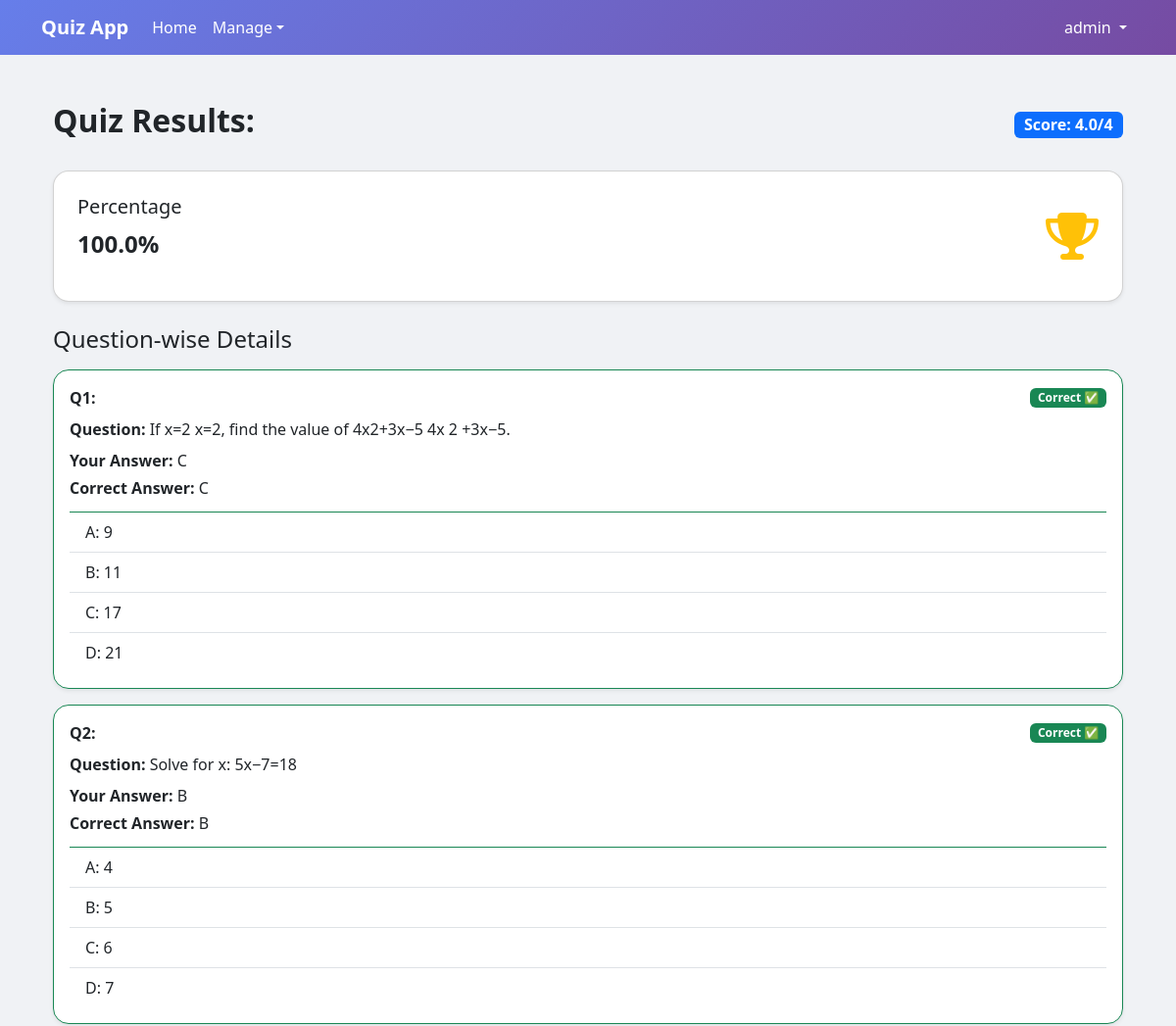
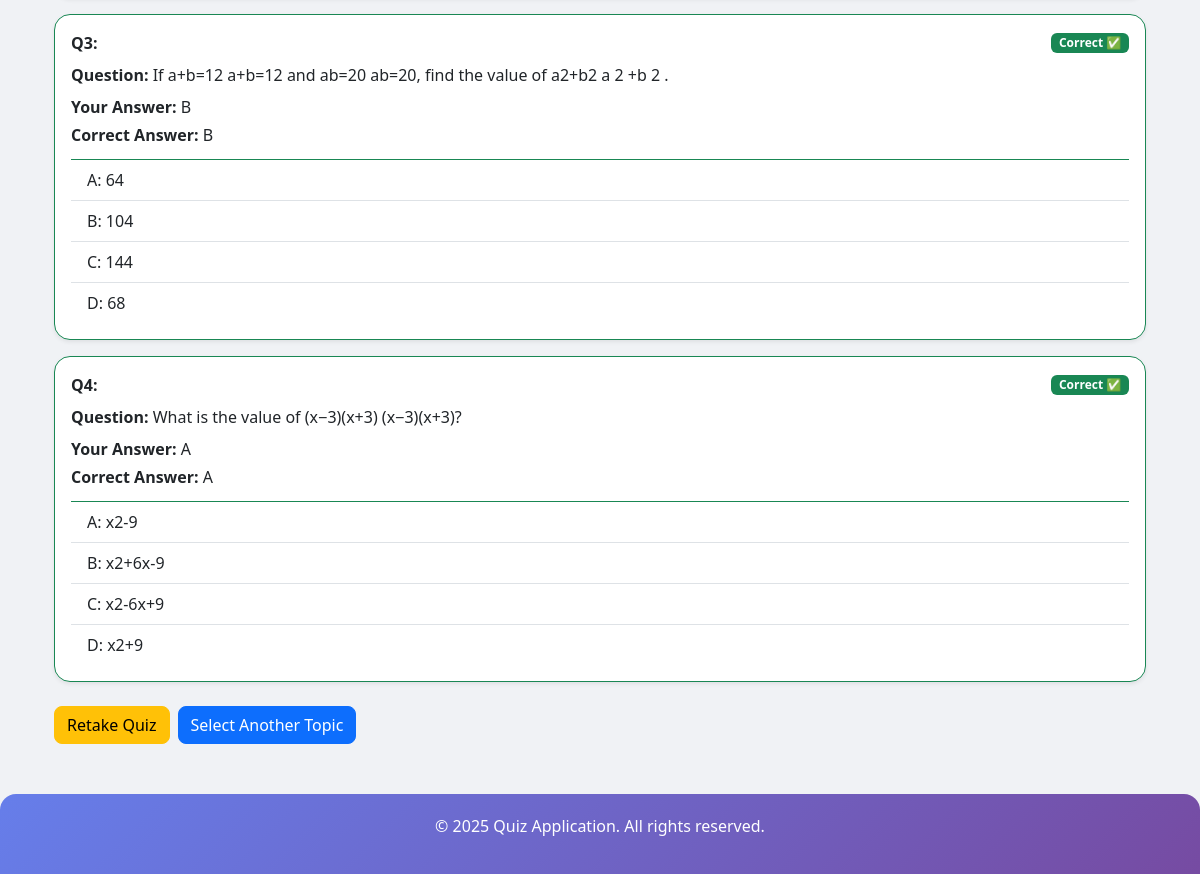
The app's page /quiz/results/ (signed in) with its own data (2 pictures, top to bottom).
### quiz/models.py (models this page shows, shortened)
class User(AbstractUser):
    is_teacher = models.BooleanField(default=False)
    is_student = models.BooleanField(default=True)

class Attempt(models.Model):
    user = models.ForeignKey(settings.AUTH_USER_MODEL, on_delete=models.CASCADE)
    test = models.ForeignKey(Test, on_delete=models.SET_NULL, null=True, blank=True)
    score = models.FloatField(default=0.0)
    started_at = models.DateTimeField(auto_now_add=True)
    finished_at = models.DateTimeField(null=True, blank=True)

class Question(models.Model):
    QUESTION_TYPES = [
        ("MCQ", "Multiple Choice"),
        ("NUM", "Numeric"),
        ("TF", "True/False"),
    ]
    DIFFICULTY_LEVELS = [
        (1, "Easy"),
        (2, "Medium"),
        (3, "Hard"),
    ]
    topic = models.ForeignKey(Topic, on_delete=models.CASCADE, related_name="questions")
    text = models.TextField()  # Question text (can hold LaTeX)
    question_type = models.CharField(max_length=5, choices=QUESTION_TYPES, default="MCQ")
    difficulty = models.IntegerField(choices=DIFFICULTY_LEVELS, default=1)
    marks = models.FloatField(default=1.0, editable=False)
    option_a = models.TextField(blank=True, null=True)
    option_b = models.TextField(blank=True, null=True)
    option_c = models.TextField(blank=True, null=True)
    option_d = models.TextField(blank=True, null=True)
    correct_option = models.CharField(
        max_length=50,
        blank=True,
        null=True,
        help_text=(
            "For MCQ: enter A, B, C, or D; "
            "For True/False: enter True or False; "
            "For Numeric: enter the number as text."
        )
    )
    solution = models.TextField(blank=True, null=True)
    created_by = models.ForeignKey(settings.AUTH_USER_MODEL, on_delete=models.SET_NULL, null=True, blank=True)
    created_at = models.DateTimeField(auto_now_add=True)

### quiz/views.py (the view)
# urls.py: path('quiz/results/', views.quiz_results, name='quiz_results'),
def quiz_results(request):
    attempt = Attempt.objects.filter(user=request.user).order_by('-id').first()
    if not attempt:
        messages.error(request, "No quiz results found.")
        return redirect('select_topic')
    answers = Answer.objects.filter(attempt=attempt).select_related('question')
    results_list = []
    for ans in answers:
        q = ans.question
        results_list.append({
            "question_text": q.text,
            "user_answer": ans.typed_answer if ans.typed_answer else "No answer",
            "correct_answer": q.correct_option,
            "is_correct": ans.is_correct,
            "question_type": q.question_type,
            "options": {
                "A": q.option_a,
                "B": q.option_b,
                "C": q.option_c,
                "D": q.option_d
            } if q.question_type == "MCQ" else None
        })
    percentage = (attempt.score / len(results_list)) * 100 if len(results_list) else 0
    topic = answers.first().question.topic if answers.exists() else None
    return render(request, "quiz_results.html", {
        "topic": topic,
        "score": attempt.score,
        "total": len(results_list),
        "percentage": round(percentage, 1),
        "results": results_list,
    })

### quiz/context_processors.py (called while the page is built)
def user_role(request):
    if request.user.is_authenticated:
        if request.user.is_superuser or request.user.is_staff:
            return {"user_role": "admin"}
        else:
            return {"user_role": "user"}
    return {"user_role": None}

### templates/quiz_results.html
{% extends "base.html" %}
{% block content %}
<div class="container mt-5">
    <div class="d-flex justify-content-between align-items-center mb-4">
        <h2 class="fw-bold">Quiz Results: {{ topic_name }}</h2>
        <span class="badge bg-primary fs-6">Score: {{ score }}/{{ total }}</span>
    </div>
    <div class="card mb-4 shadow-sm p-4">
        <div class="d-flex justify-content-between align-items-center">
            <div>
                <h5>Percentage</h5>
                <p class="fs-4 fw-bold">{{ percentage }}%</p>
            </div>
            <div>
                {% if percentage >= 75 %}
                    <i class="fas fa-trophy fa-3x text-warning"></i>
                {% elif percentage >= 50 %}
                    <i class="fas fa-thumbs-up fa-3x text-success"></i>
                {% else %}
                    <i class="fas fa-exclamation-circle fa-3x text-danger"></i>
                {% endif %}
            </div>
        </div>
    </div>
    <h4 class="mb-3">Question-wise Details</h4>
    <div class="row g-3">
        {% for q in results %}
        <div class="col-12">
            <div class="card shadow-sm p-3 {% if q.is_correct %}border-success{% else %}border-danger{% endif %}">
                <div class="d-flex justify-content-between align-items-center mb-2">
                    <strong>Q{{ forloop.counter }}:</strong>
                    {% if q.is_correct %}
                        <span class="badge bg-success">Correct ✅</span>
                    {% else %}
                        <span class="badge bg-danger">Incorrect ❌</span>
                    {% endif %}
                </div>
                <p class="mb-2"><strong>Question:</strong> {{ q.question_text }}</p>
                {% if q.question_type in "MCQ TF" %}
                    <p class="mb-1"><strong>Your Answer:</strong> {{ q.user_answer }}</p>
                    <p class="mb-1"><strong>Correct Answer:</strong> {{ q.correct_answer }}</p>
                {% else %}
                    <p class="mb-1"><strong>Your Answer:</strong> {{ q.user_answer }}</p>
                    <p class="mb-1"><strong>Correct Answer:</strong> {{ q.correct_answer }}</p>
                {% endif %}
                {% if q.options %}
                    <ul class="list-group list-group-flush mt-2">
                        <li class="list-group-item">A: {{ q.options.A }}</li>
                        <li class="list-group-item">B: {{ q.options.B }}</li>
                        <li class="list-group-item">C: {{ q.options.C }}</li>
                        <li class="list-group-item">D: {{ q.options.D }}</li>
                    </ul>
                {% endif %}
            </div>
        </div>
        {% endfor %}
    </div>
    <div class="mt-4 d-flex gap-2">
        {% if topic %}
            <a href="{% url 'take_quiz' topic.id %}?start=1" class="btn btn-warning">
                Retake Quiz
            </a>
        {% endif %}
        <a href="{% url 'select_topic' %}" class="btn btn-primary">Select Another Topic</a>
    </div>
</div>
{% endblock %}

### templates/base.html (shortened to what this page needs)
<!DOCTYPE html>
<html lang="en">
<head>
    <link href="https://cdnjs.cloudflare.com/ajax/libs/bootstrap/5.3.0/css/bootstrap.min.css" rel="stylesheet">
    <link href="https://cdnjs.cloudflare.com/ajax/libs/font-awesome/6.4.0/css/all.min.css" rel="stylesheet">
</head>
<body>
    <nav class="navbar navbar-expand-lg navbar-dark">
        <div class="container">
            <a class="navbar-brand" href="{% url 'home' %}">Quiz App</a>
            <div class="collapse navbar-collapse" id="navbarNav">
                <ul class="navbar-nav me-auto">
                    <li class="nav-item">
                        <a class="nav-link" href="{% url 'home' %}">Home</a>
                    </li>
                    {% if user_role == "admin" %}
                        <li class="nav-item dropdown">
                            <a class="nav-link dropdown-toggle" href="#" data-bs-toggle="dropdown">Manage</a>
                        </li>
                    {% endif %}
                </ul>
                <ul class="navbar-nav">
                    {% if user.is_authenticated %}
                        <li class="nav-item dropdown">
                            <a class="nav-link dropdown-toggle" href="#" data-bs-toggle="dropdown">
                                {{ user.username }}
                            </a>
                        </li>
                    {% else %}
                        <li class="nav-item"><a class="nav-link" href="{% url 'login' %}">Login</a></li>
                        <li class="nav-item"><a class="nav-link" href="{% url 'signup' %}">Register</a></li>
                    {% endif %}
                </ul>
            </div>
        </div>
    </nav>
    <main class="container my-5">
        {% block content %}
        {% endblock %}
    </main>
    <footer>
        <div class="container">
            <p>&copy; 2025 Quiz Application. All rights reserved.</p>
        </div>
    </footer>
</body>
</html>

### templates/base.html (style rules this page uses)
body { background-color: #f0f2f5; font-family: 'Segoe UI', sans-serif; }
.navbar { background: linear-gradient(135deg, #667eea, #764ba2); }
.navbar-brand { font-weight: bold; color: #fff !important; }
.nav-link { color: #fff !important; }
.card, .topic-card { border-radius: 16px; box-shadow: 0 4px 12px rgba(0,0,0,0.05); transition: all 0.3s ease; background-color: #fff; }
.btn { border-radius: 8px; transition: all 0.2s ease; }
footer { background: linear-gradient(135deg, #667eea, #764ba2); color: #fff; padding: 20px 0; text-align: center; margin-top: 50px; border-top-left-radius: 16px; border-top-right-radius: 16px; }

### records on screen
User: username "admin"
Attempt: score "4.0"
Question: question_text "If x=2 x=2, find the value of 4x2+3x−5 4x 2 +3x−5.", options.B "11", options.C "17", options.D "21"
Question: question_text "Solve for x: 5x−7=18", user_answer "B", correct_answer "B", options.A "4", options.B "5", options.C "6", options.D "7"
Question: question_text "If a+b=12 a+b=12 and ab=20 ab=20, find the value of a2+b2 a 2 +b 2 .", options.A "64", options.B "104", options.C "144", options.D "68"
Question: question_text "What is the value of (x−3)(x+3) (x−3)(x+3)?", options.A "x2-9", options.B "x2+6x-9", options.C "x2-6x+9", options.D "x2+9"

### other values on screen
{{ total }} "4"
{{ percentage }} "100.0"
{{ q.user_answer }} "C" "B" "A"
{{ q.correct_answer }} "C" "B" "A"
{{ q.options.A }} "9"
